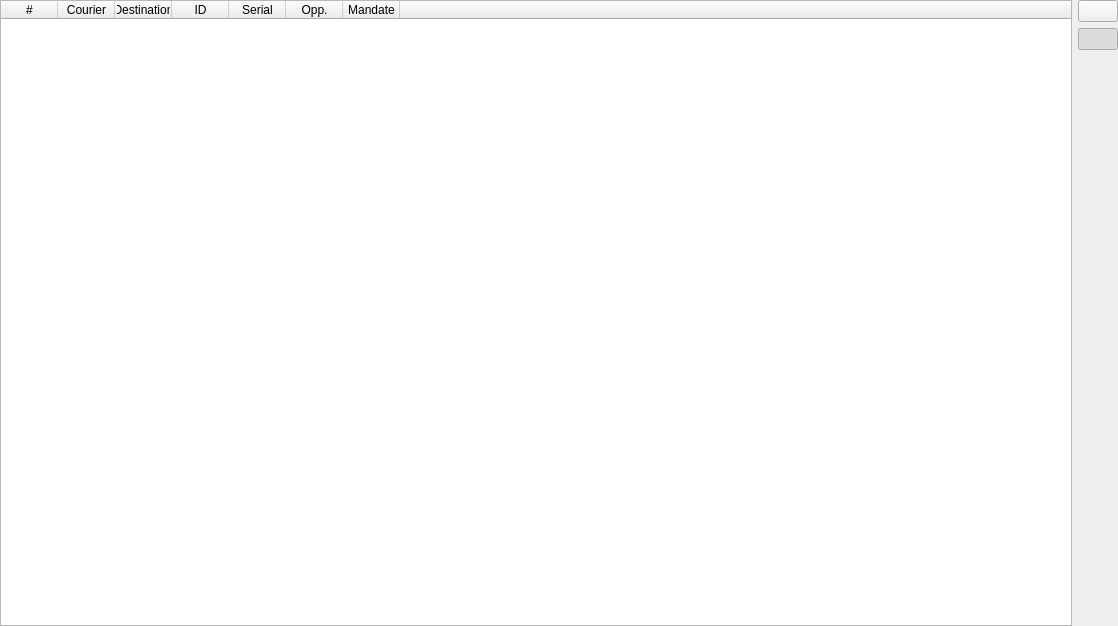
<?xml version="1.0" encoding="UTF-8"?>
<ui version="4.0">
 <class>CouriersDebugWidget</class>
 <widget class="QWidget" name="CouriersDebugWidget">
  <property name="geometry">
   <rect>
    <x>0</x>
    <y>0</y>
    <width>1118</width>
    <height>626</height>
   </rect>
  </property>
  <property name="sizePolicy">
   <sizepolicy hsizetype="Expanding" vsizetype="Expanding">
    <horstretch>0</horstretch>
    <verstretch>0</verstretch>
   </sizepolicy>
  </property>
  <property name="windowTitle">
   <string>Form</string>
  </property>
  <layout class="QHBoxLayout" name="horizontalLayout">
   <property name="leftMargin">
    <number>0</number>
   </property>
   <property name="topMargin">
    <number>0</number>
   </property>
   <property name="rightMargin">
    <number>0</number>
   </property>
   <property name="bottomMargin">
    <number>0</number>
   </property>
   <item>
    <widget class="QTableWidget" name="tableWidgetCouriers">
     <property name="enabled">
      <bool>true</bool>
     </property>
     <property name="textElideMode">
      <enum>Qt::ElideMiddle</enum>
     </property>
     <property name="wordWrap">
      <bool>false</bool>
     </property>
     <property name="columnCount">
      <number>8</number>
     </property>
     <attribute name="horizontalHeaderCascadingSectionResizes">
      <bool>true</bool>
     </attribute>
     <attribute name="horizontalHeaderDefaultSectionSize">
      <number>57</number>
     </attribute>
     <attribute name="horizontalHeaderMinimumSectionSize">
      <number>10</number>
     </attribute>
     <attribute name="horizontalHeaderStretchLastSection">
      <bool>true</bool>
     </attribute>
     <attribute name="verticalHeaderVisible">
      <bool>false</bool>
     </attribute>
     <attribute name="verticalHeaderStretchLastSection">
      <bool>false</bool>
     </attribute>
     <column>
      <property name="text">
       <string>#</string>
      </property>
     </column>
     <column>
      <property name="text">
       <string>Courier</string>
      </property>
     </column>
     <column>
      <property name="text">
       <string>Destination</string>
      </property>
     </column>
     <column>
      <property name="text">
       <string>ID</string>
      </property>
     </column>
     <column>
      <property name="text">
       <string>Serial</string>
      </property>
     </column>
     <column>
      <property name="text">
       <string>Opp.</string>
      </property>
     </column>
     <column>
      <property name="text">
       <string>Mandate</string>
      </property>
     </column>
     <column>
      <property name="text">
       <string/>
      </property>
     </column>
    </widget>
   </item>
   <item>
    <layout class="QVBoxLayout" name="verticalLayout">
     <item>
      <widget class="QPushButton" name="pushButtonUpdate">
       <property name="text">
        <string/>
       </property>
       <property name="icon">
        <iconset resource="../../../../libres/resources/icons.qrc">
         <normaloff>:/icons/update_once.svg</normaloff>:/icons/update_once.svg</iconset>
       </property>
       <property name="iconSize">
        <size>
         <width>32</width>
         <height>32</height>
        </size>
       </property>
      </widget>
     </item>
     <item>
      <widget class="QPushButton" name="pushButtonUpdateRealtime">
       <property name="text">
        <string/>
       </property>
       <property name="icon">
        <iconset resource="../../../../libres/resources/icons.qrc">
         <normaloff>:/icons/update_auto.svg</normaloff>:/icons/update_auto.svg</iconset>
       </property>
       <property name="iconSize">
        <size>
         <width>32</width>
         <height>32</height>
        </size>
       </property>
       <property name="checkable">
        <bool>true</bool>
       </property>
       <property name="checked">
        <bool>true</bool>
       </property>
      </widget>
     </item>
     <item>
      <spacer name="verticalSpacer">
       <property name="orientation">
        <enum>Qt::Vertical</enum>
       </property>
       <property name="sizeHint" stdset="0">
        <size>
         <width>10</width>
         <height>10</height>
        </size>
       </property>
      </spacer>
     </item>
    </layout>
   </item>
  </layout>
 </widget>
 <resources>
  <include location="../../../../libres/resources/icons.qrc"/>
 </resources>
 <connections/>
</ui>
